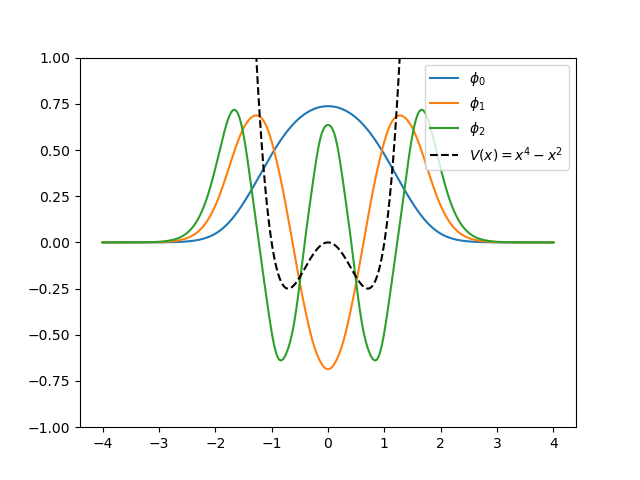

Recreate this plot in Python.
# python 3.8.13
# potential_V1_and_v_as_parameter.py.py

# Created on Oct 10 14:12:35 2022
# @author: yinchaoyang
# --- utf-8 ---

# Solve 1D Schrodinger equation with the Potential V(x) = x^4 - x^2 using a Gaussian basis 
# with a variational parameter: the width of the Gaussian v_i.

import math
import numpy as np
from scipy.linalg import sqrtm # calculate the matrix square root
import matplotlib.pyplot as plt

# constants
h_bar = 1       # reduced Planck constant
m = 0.5         # mass
s = 0
num_of_Basis = 10

# Choose the basis set through change the S parameter.
v = np.linspace(1, 11, num_of_Basis)

# initialize the S matrix and H matrix, both of which are n*n.
S_ModifiedMatrix = np.zeros((num_of_Basis, num_of_Basis))
Hamilton_matrix = np.zeros((num_of_Basis, num_of_Basis))

def potential(x): # the potential function V(x)
    return x**4 - x**2

def Integral_Phi_multiply_Phi(vi, vj):
    return math.sqrt(vi * vj) / math.sqrt(math.pi * (vi + vj))

def Integral_Phi_multiply_operatorH_mutiply_Phi(vi, vj):
    return math.sqrt(vi * vj) * (4 * h_bar**2 * vi * vj * (vi + vj)\
         + m * (4 * (s**2 - 1) * s**2 * vi**2 + 2 * vi * (2 * s**2 * (2 * (s**2 - 1)\
             * vj + 3) - 1) + 4 * s**2 * vj * ((s**2 - 1) * vj + 3) - 2 * vj + 3))\
                 / (4 * m * (vi + vj)**(5 / 2) * math.sqrt(math.pi))

# Solution of 1D Schrodinger equation
def wave_function(index, v, eigenvectors, x): 
    # wave_function = \sum{j from 1 to n}{eigenvalue_j * phi_j} 
    sum = 0
    for j in range(num_of_Basis):
        sum += eigenvectors[j][index] * math.sqrt(v[j] / math.pi) * math.exp(-v[j] * (x - s)**2)
    return sum

if __name__ == '__main__':
    # calculate the S matrix and H matrix
    for i in range(num_of_Basis):
        for j in range(num_of_Basis):
            S_ModifiedMatrix[i][j] = Integral_Phi_multiply_Phi(v[i], v[j]) # the S matrix
            Hamilton_matrix[i][j] = Integral_Phi_multiply_operatorH_mutiply_Phi(v[i], v[j]) # H matrix
    
    # Todo: calculate the eigenvalues and the corresponding eigenvectors.
    # Hamilton_matrix * eigenvector = eigenvalue * eigenvector
    
    # Since the basis set is not orthogonal, introduce S_ModifiedMatrix.
    # Hamilton_matrix_prime * eigenvector_prime = eigenvalue * eigenvector_prime
    S_ModifiedMatrix_sqrt = sqrtm(S_ModifiedMatrix) # S_{1/2}
    S_ModifiedMatrix_sqrt_inv = np.linalg.inv(S_ModifiedMatrix_sqrt) # S_{-1/2}
    Hamilton_matrix_prime = S_ModifiedMatrix_sqrt_inv @ Hamilton_matrix @ S_ModifiedMatrix_sqrt_inv # H' = S_{-1/2} * H * S_{-1/2}

    eigen_states, eigenvectors_prime = np.linalg.eig(Hamilton_matrix_prime) # calculate the "modified" eigenvalues and eigenvectors
    eigenvectors = S_ModifiedMatrix_sqrt_inv @ eigenvectors_prime # C = S_{-1/2} * C'

    # Find the 3 lowest energy eigenstates.
    eigen_states_3lowest = sorted(eigen_states)[:3]
    indexes = []
    for i in range(3):
        index = np.argwhere(eigen_states == eigen_states_3lowest[i])
        indexes.append(int(index))
    print("The 3 lowest energy eigenstates with potential V(x) = x^4 - x^2 are: ")
    for i in range(3):
        print("%.4f  " % (eigen_states[indexes[i]]))

    # Plot the wave function.
    fig, ax = plt.subplots()
    x = np.linspace(-4, 4, 1000)
    for i in range(3):
        waveFunction = [wave_function(indexes[i], v, eigenvectors, xi) for xi in x]
        ax.plot(x, waveFunction, label=f"$\phi_{i}$")
    ax.plot(x, potential(x), "k--", label="$V(x) = x^4 - x^2$")
    ax.legend(loc="upper right")
    ax.set_ylim(-1, 1)
    plt.show()
